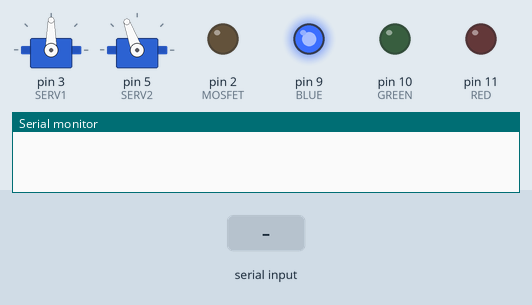
Recording of a sketch running on a simulated Arduino Uno, built with avr-gcc and run on an emulated ATmega328P. On the bench: 2 × servo, output pins drawn as LEDs (lit = HIGH), the last lines printed to the serial monitor. The inputs (shaded band) are chosen by the test bench.

Above: at 0.1 s.
At 4.2 s:
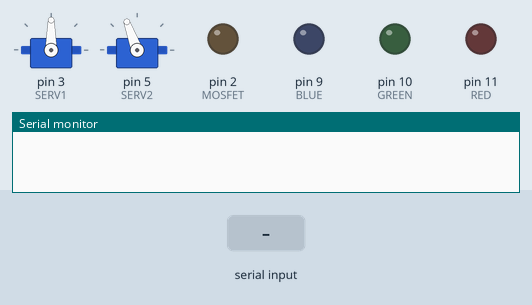
4.3 s: "F\n" received over Serial
At 5.34 s:
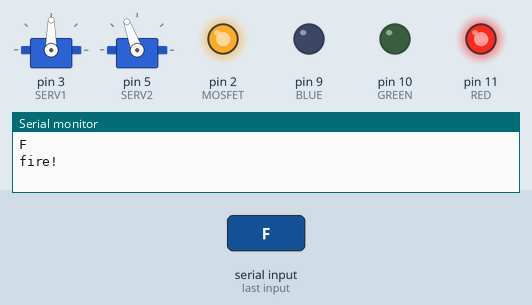
6.8 s: "RL\n" received over Serial
9.3 s: "RT\n" received over Serial
Timing chart, 0 to 12.3 s (numbered marks = the images above; inputs shaded):
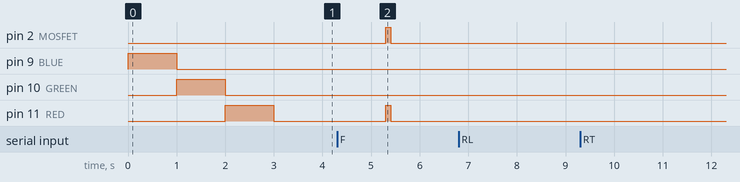

The sketch:

RAFSerial.ino
```cpp
 #include <Servo.h>
 #include <string.h>

#define MOSFET 2
#define BUTTON 12
#define JOYX A0
#define JOYY A1
#define SERV1 3
#define SERV2 5
#define SERV3 6
#define LIGHT A2
#define TEMP A3
#define RED 11
#define GREEN 10
#define BLUE 9

Servo xServo,yServo;
void setup() {
  Serial.begin(115200);
  xServo.attach(SERV1);
  yServo.attach(SERV2);
  yServo.write(110);
  pinMode(MOSFET,OUTPUT);
  digitalWrite(MOSFET,LOW);

 pinMode(RED,OUTPUT);
 pinMode(GREEN, OUTPUT);
 pinMode(BLUE,OUTPUT);
 pinMode(BUTTON,INPUT_PULLUP);

 for (int i = 9; i < 12; i++)
 {
  digitalWrite(i,HIGH);
  delay(1000);
  digitalWrite(i,LOW);
 }

}

int lastx;
int lasty;
void fire(){
    Serial.println("fire!");
    digitalWrite(RED,HIGH);
    digitalWrite(MOSFET,HIGH);
    delay(100);
    digitalWrite(MOSFET,LOW);
    digitalWrite(RED,LOW);

}
void loop() {

  // process serial commands
  // A XXX - Azimuth degrees
  // E XXX - Elevation degrees
  // F - Fire
  // RL -- read light sensor
  // RT -- read temp sensor
  if (Serial.available()){
    String command = Serial.readStringUntil('\r');
    command.toUpperCase();
    const char *command_c_str = command.c_str();
    Serial.println(command_c_str);
    char buffer[100];
    int degrees;
    if (command.length() <100){
      int numscanned = sscanf(command_c_str,"%s %3d", buffer, &degrees);
      if (numscanned == 1){
        if(!strcmp(buffer,"RL")){
          int light = analogRead(LIGHT);
          Serial.println (light);
        }else
        if (!strcmp(buffer,"RT")){
           int temp = analogRead(TEMP);
          Serial.println (temp);
        }else if (!strcmp(buffer,"F")){
	        fire();
        }
      }else if (numscanned == 2){
        if (!strcmp(buffer,"A")){
          Serial.print("azimuth "); Serial.println(degrees);
          xServo.write(degrees);
        }
        if (!strcmp(buffer,"E")){
          if (degrees > 160)
            degrees = 160;
          if (degrees < 20)
            degrees = 20;
          Serial.print("elevation "); Serial.println(degrees);
          yServo.write(degrees);
        }
      }
    }
  }
}
```

Measured:
- after the input at 4.3 s, pin 2 (MOSFET), pin 11 (RED): LOW → HIGH after 1.0 s, → LOW 0.10 s later
